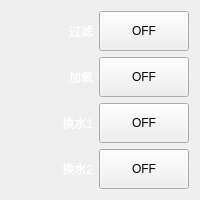
        <widget class="QWidget" name="widget_2" native="true">
         <layout class="QGridLayout" name="gridLayout_7">
          <item row="0" column="0">
           <widget class="QLabel" name="label_5">
            <property name="styleSheet">
             <string notr="true">color: rgb(255, 255, 255);</string>
            </property>
            <property name="text">
             <string>过滤</string>
            </property>
            <property name="alignment">
             <set>Qt::AlignRight|Qt::AlignTrailing|Qt::AlignVCenter</set>
            </property>
           </widget>
          </item>
          <item row="0" column="1">
           <widget class="QPushButton" name="btn_filter">
            <property name="sizePolicy">
             <sizepolicy hsizetype="Fixed" vsizetype="Fixed">
              <horstretch>0</horstretch>
              <verstretch>0</verstretch>
             </sizepolicy>
            </property>
            <property name="minimumSize">
             <size>
              <width>90</width>
              <height>40</height>
             </size>
            </property>
            <property name="text">
             <string>OFF</string>
            </property>
            <property name="checkable">
             <bool>true</bool>
            </property>
            <property name="default">
             <bool>false</bool>
            </property>
           </widget>
          </item>
          <item row="1" column="0">
           <widget class="QLabel" name="label_8">
            <property name="styleSheet">
             <string notr="true">color: rgb(255, 255, 255);</string>
            </property>
            <property name="text">
             <string>加氧</string>
            </property>
            <property name="alignment">
             <set>Qt::AlignRight|Qt::AlignTrailing|Qt::AlignVCenter</set>
            </property>
           </widget>
          </item>
          <item row="1" column="1">
           <widget class="QPushButton" name="btn_oxyen">
            <property name="sizePolicy">
             <sizepolicy hsizetype="Fixed" vsizetype="Fixed">
              <horstretch>0</horstretch>
              <verstretch>0</verstretch>
             </sizepolicy>
            </property>
            <property name="minimumSize">
             <size>
              <width>90</width>
              <height>40</height>
             </size>
            </property>
            <property name="text">
             <string>OFF</string>
            </property>
            <property name="checkable">
             <bool>true</bool>
            </property>
           </widget>
          </item>
          <item row="2" column="0">
           <widget class="QLabel" name="label_9">
            <property name="styleSheet">
             <string notr="true">color: rgb(255, 255, 255);</string>
            </property>
            <property name="text">
             <string>换水1</string>
            </property>
            <property name="alignment">
             <set>Qt::AlignRight|Qt::AlignTrailing|Qt::AlignVCenter</set>
            </property>
           </widget>
          </item>
          <item row="2" column="1">
           <widget class="QPushButton" name="btn_water1">
            <property name="sizePolicy">
             <sizepolicy hsizetype="Fixed" vsizetype="Fixed">
              <horstretch>0</horstretch>
              <verstretch>0</verstretch>
             </sizepolicy>
            </property>
            <property name="minimumSize">
             <size>
              <width>90</width>
              <height>40</height>
             </size>
            </property>
            <property name="text">
             <string>OFF</string>
            </property>
            <property name="checkable">
             <bool>true</bool>
            </property>
           </widget>
          </item>
          <item row="3" column="0">
           <widget class="QLabel" name="label_10">
            <property name="styleSheet">
             <string notr="true">color: rgb(255, 255, 255);</string>
            </property>
            <property name="text">
             <string>换水2</string>
            </property>
            <property name="alignment">
             <set>Qt::AlignRight|Qt::AlignTrailing|Qt::AlignVCenter</set>
            </property>
           </widget>
          </item>
          <item row="3" column="1">
           <widget class="QPushButton" name="btn_water2">
            <property name="sizePolicy">
             <sizepolicy hsizetype="Fixed" vsizetype="Fixed">
              <horstretch>0</horstretch>
              <verstretch>0</verstretch>
             </sizepolicy>
            </property>
            <property name="minimumSize">
             <size>
              <width>90</width>
              <height>40</height>
             </size>
            </property>
            <property name="text">
             <string>OFF</string>
            </property>
            <property name="checkable">
             <bool>true</bool>
            </property>
            <property name="autoDefault">
             <bool>false</bool>
            </property>
            <property name="default">
             <bool>false</bool>
            </property>
           </widget>
          </item>
         </layout>
        </widget>
